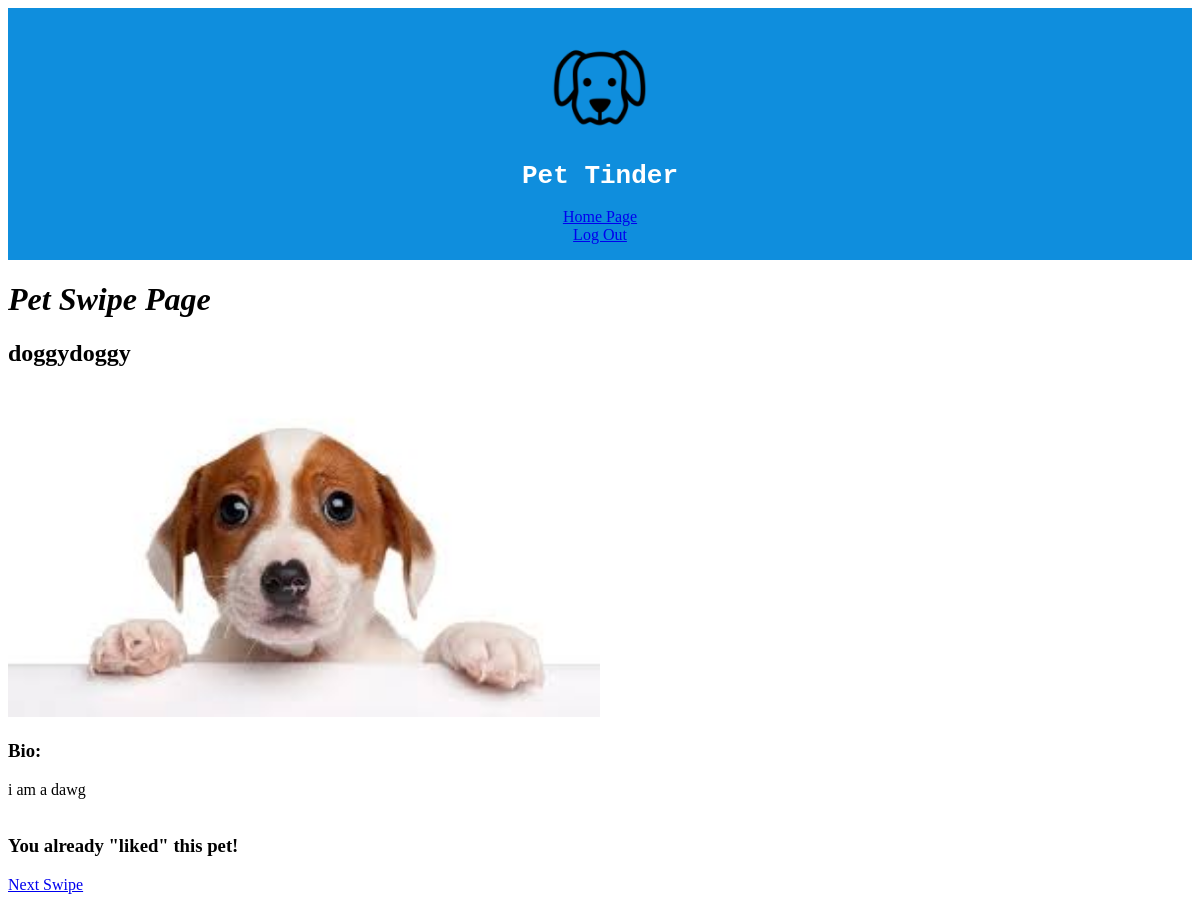
The page /swipe/ (signed in) on the database its author committed.
### petlist/models.py (models this page shows, shortened)
class Pets(models.Model):
    user=models.ForeignKey(User)
    pet_name=models.CharField(max_length=30)
    pet_photo=models.ImageField(upload_to='photos')
    pet_bio=models.TextField()

### swipe/models.py (models this page shows)
class PetVote(models.Model):
    user_id=models.IntegerField(default='0')
    pet_id=models.IntegerField(default='0')
    vote=models.BooleanField(default=False)
    class Meta:
         unique_together=(('user_id','pet_id'))

### swipe/views.py (the view)
# urls.py: url(r'^swipe/$',views.index,name='index'),
@login_required
def index(request):
    try:
        petTinder=(Pets.objects
                   .exclude(user=request.user)
                   .order_by('?')[0])
        likedAlready=(PetVote.objects
                   .filter(user_id=request.user.id)
                   .filter(pet_id=petTinder.id)
                    )
    except IndexError:
        petTinder=None
        likedAlready=None
    context=dict(petTinder=petTinder, likedAlready=likedAlready)
    return render(request,'index.html',context)

### swipe/templates/index.html (shortened to what this page needs)
<!DOCTYPE html>
<html>
<head>
  {% load static %}
  <link rel="stylesheet" type="text/css" href="{% static "stylesheet.css" %}">
</head>
<body>
  <div class="page-header">
      <img class="site-icon" src="{% static 'favicon.ico' %}" alt="Logo">
      <h1 class="site-title">Pet Tinder</h1>
      <a href="{% url "homepage" %}">Home Page</a><br>
      <a href="{% url "logoutuser" %}">Log Out</a><br>
  </div>
  <h1 class="name">Pet Swipe Page</h1>
  <div class="petTinder">
      {% if petTinder %}
      <h2>{{petTinder.pet_name}}</h2>
      <img class="profpic" src= "{{petTinder.pet_photo.url}}" alt="No Pet Photo Available">
      <div class="bio">
        <h3>Bio:</h3>
        <p>
        {{petTinder.pet_bio}}<br><br>
        {% if likedAlready %}
          {% for voted in likedAlready %}
            {% if voted.vote %}
              <h3>You already "liked" this pet!</h3>
              <a href="{% url "index" %}">Next Swipe</a><br>
            {% else %}
              <h3>You already "passed" on this pet!</h3>
              <a href="{% url "index" %}">Next Swipe</a><br>
            {% endif %}
          {% endfor %}
        {% else %}
          <a href="{% url "like" pet_id=petTinder.id %}">Like</a>
          <a href="{% url "nah" pet_id=petTinder.id %}">Pass</a>
        {% endif %}
      {% else %}
        Wait for more pets nearby!
      {% endif %}
      </p>
      </div>
  </div>
</body>
</html>

### static/stylesheet.css (style rules this page uses)
.site-title { font-family: monospace; }
.page-header { padding: 1em; color: white; background-color: #0f8edd; clear: left; text-align: center; }
.site-icon { height: 10%; width: 10%; }
.profpic { height: 50%; width: 50%; }
.name { font-style: italic; }

### rows shown on the page
Pets: pet_name "doggydoggy", pet_photo (picture), pet_bio "i am a dawg"
PetVote: vote "You already \"liked\" this pet!"
